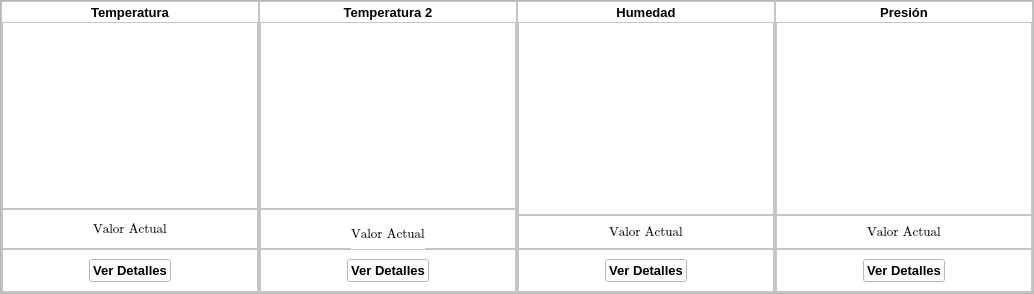
              <widget class="QFrame" name="frame_9">
               <property name="frameShape">
                <enum>QFrame::StyledPanel</enum>
               </property>
               <property name="frameShadow">
                <enum>QFrame::Raised</enum>
               </property>
               <layout class="QHBoxLayout" name="horizontalLayout_7">
                <property name="spacing">
                 <number>0</number>
                </property>
                <property name="leftMargin">
                 <number>0</number>
                </property>
                <property name="topMargin">
                 <number>0</number>
                </property>
                <property name="rightMargin">
                 <number>0</number>
                </property>
                <property name="bottomMargin">
                 <number>0</number>
                </property>
                <item>
                 <widget class="QFrame" name="gratemperatura1">
                  <property name="styleSheet">
                   <string notr="true">background-color: rgb(255, 255, 255);</string>
                  </property>
                  <property name="frameShape">
                   <enum>QFrame::StyledPanel</enum>
                  </property>
                  <property name="frameShadow">
                   <enum>QFrame::Raised</enum>
                  </property>
                  <layout class="QVBoxLayout" name="verticalLayout_10" stretch="1,8,1,1">
                   <property name="spacing">
                    <number>0</number>
                   </property>
                   <property name="leftMargin">
                    <number>0</number>
                   </property>
                   <property name="topMargin">
                    <number>0</number>
                   </property>
                   <property name="rightMargin">
                    <number>0</number>
                   </property>
                   <property name="bottomMargin">
                    <number>0</number>
                   </property>
                   <item>
                    <widget class="QLabel" name="label_9">
                     <property name="maximumSize">
                      <size>
                       <width>16777215</width>
                       <height>20</height>
                      </size>
                     </property>
                     <property name="font">
                      <font>
                       <family>Arial</family>
                       <pointsize>10</pointsize>
                       <weight>75</weight>
                       <bold>true</bold>
                      </font>
                     </property>
                     <property name="text">
                      <string>Temperatura</string>
                     </property>
                     <property name="alignment">
                      <set>Qt::AlignCenter</set>
                     </property>
                    </widget>
                   </item>
                   <item>
                    <layout class="QVBoxLayout" name="verticalLayout_6">
                     <property name="spacing">
                      <number>0</number>
                     </property>
                     <item>
                      <widget class="QGraphicsView" name="graphicsView"/>
                     </item>
                    </layout>
                   </item>
                   <item>
                    <widget class="QFrame" name="frame_10">
                     <property name="minimumSize">
                      <size>
                       <width>0</width>
                       <height>40</height>
                      </size>
                     </property>
                     <property name="maximumSize">
                      <size>
                       <width>16777215</width>
                       <height>40</height>
                      </size>
                     </property>
                     <property name="frameShape">
                      <enum>QFrame::StyledPanel</enum>
                     </property>
                     <property name="frameShadow">
                      <enum>QFrame::Raised</enum>
                     </property>
                     <layout class="QHBoxLayout" name="horizontalLayout_8">
                      <item>
                       <spacer name="horizontalSpacer_13">
                        <property name="orientation">
                         <enum>Qt::Horizontal</enum>
                        </property>
                        <property name="sizeHint" stdset="0">
                         <size>
                          <width>32</width>
                          <height>13</height>
                         </size>
                        </property>
                       </spacer>
                      </item>
                      <item>
                       <widget class="QLabel" name="temperatura1">
                        <property name="maximumSize">
                         <size>
                          <width>16777215</width>
                          <height>30</height>
                         </size>
                        </property>
                        <property name="font">
                         <font>
                          <family>Cambria Math</family>
                          <pointsize>10</pointsize>
                         </font>
                        </property>
                        <property name="text">
                         <string>Valor Actual</string>
                        </property>
                       </widget>
                      </item>
                      <item>
                       <spacer name="horizontalSpacer_14">
                        <property name="orientation">
                         <enum>Qt::Horizontal</enum>
                        </property>
                        <property name="sizeHint" stdset="0">
                         <size>
                          <width>31</width>
                          <height>13</height>
                         </size>
                        </property>
                       </spacer>
                      </item>
                     </layout>
                    </widget>
                   </item>
                   <item>
                    <widget class="QFrame" name="frame_11">
                     <property name="maximumSize">
                      <size>
                       <width>16777215</width>
                       <height>50</height>
                      </size>
                     </property>
                     <property name="frameShape">
                      <enum>QFrame::StyledPanel</enum>
                     </property>
                     <property name="frameShadow">
                      <enum>QFrame::Raised</enum>
                     </property>
                     <layout class="QHBoxLayout" name="horizontalLayout_12">
                      <item>
                       <spacer name="horizontalSpacer_22">
                        <property name="orientation">
                         <enum>Qt::Horizontal</enum>
                        </property>
                        <property name="sizeHint" stdset="0">
                         <size>
                          <width>12</width>
                          <height>20</height>
                         </size>
                        </property>
                       </spacer>
                      </item>
                      <item>
                       <widget class="QPushButton" name="bt_tem1">
                        <property name="maximumSize">
                         <size>
                          <width>16777215</width>
                          <height>40</height>
                         </size>
                        </property>
                        <property name="font">
                         <font>
                          <family>Arial</family>
                          <pointsize>10</pointsize>
                          <weight>75</weight>
                          <bold>true</bold>
                         </font>
                        </property>
                        <property name="text">
                         <string>Ver Detalles</string>
                        </property>
                        <property name="icon">
                         <iconset>
                          <normaloff>icons/thermometer.svg</normaloff>icons/thermometer.svg</iconset>
                        </property>
                       </widget>
                      </item>
                      <item>
                       <spacer name="horizontalSpacer_21">
                        <property name="orientation">
                         <enum>Qt::Horizontal</enum>
                        </property>
                        <property name="sizeHint" stdset="0">
                         <size>
                          <width>14</width>
                          <height>20</height>
                         </size>
                        </property>
                       </spacer>
                      </item>
                     </layout>
                    </widget>
                   </item>
                  </layout>
                 </widget>
                </item>
                <item>
                 <widget class="QFrame" name="gratemperatura2">
                  <property name="styleSheet">
                   <string notr="true">background-color: rgb(255, 255, 255);</string>
                  </property>
                  <property name="frameShape">
                   <enum>QFrame::StyledPanel</enum>
                  </property>
                  <property name="frameShadow">
                   <enum>QFrame::Raised</enum>
                  </property>
                  <layout class="QVBoxLayout" name="verticalLayout_11" stretch="1,8,1,1">
                   <property name="spacing">
                    <number>0</number>
                   </property>
                   <property name="leftMargin">
                    <number>0</number>
                   </property>
                   <property name="topMargin">
                    <number>0</number>
                   </property>
                   <property name="rightMargin">
                    <number>0</number>
                   </property>
                   <property name="bottomMargin">
                    <number>0</number>
                   </property>
                   <item>
                    <widget class="QLabel" name="label_10">
                     <property name="maximumSize">
                      <size>
                       <width>16777215</width>
                       <height>20</height>
                      </size>
                     </property>
                     <property name="font">
                      <font>
                       <family>Arial</family>
                       <pointsize>10</pointsize>
                       <weight>75</weight>
                       <bold>true</bold>
                      </font>
                     </property>
                     <property name="text">
                      <string>Temperatura 2</string>
                     </property>
                     <property name="alignment">
                      <set>Qt::AlignCenter</set>
                     </property>
                    </widget>
                   </item>
                   <item>
                    <layout class="QVBoxLayout" name="verticalLayout_7">
                     <property name="spacing">
                      <number>0</number>
                     </property>
                     <item>
                      <widget class="QGraphicsView" name="graphicsView_2"/>
                     </item>
                    </layout>
                   </item>
                   <item>
                    <widget class="QFrame" name="frame_12">
                     <property name="maximumSize">
                      <size>
                       <width>16777215</width>
                       <height>40</height>
                      </size>
                     </property>
                     <property name="frameShape">
                      <enum>QFrame::StyledPanel</enum>
                     </property>
                     <property name="frameShadow">
                      <enum>QFrame::Raised</enum>
                     </property>
                     <layout class="QHBoxLayout" name="horizontalLayout_9">
                      <item>
                       <spacer name="horizontalSpacer_15">
                        <property name="orientation">
                         <enum>Qt::Horizontal</enum>
                        </property>
                        <property name="sizeHint" stdset="0">
                         <size>
                          <width>32</width>
                          <height>13</height>
                         </size>
                        </property>
                       </spacer>
                      </item>
                      <item>
                       <widget class="QLabel" name="temperatura2">
                        <property name="minimumSize">
                         <size>
                          <width>0</width>
                          <height>30</height>
                         </size>
                        </property>
                        <property name="maximumSize">
                         <size>
                          <width>16777215</width>
                          <height>30</height>
                         </size>
                        </property>
                        <property name="font">
                         <font>
                          <family>Cambria Math</family>
                          <pointsize>10</pointsize>
                         </font>
                        </property>
                        <property name="text">
                         <string>Valor Actual</string>
                        </property>
                       </widget>
                      </item>
                      <item>
                       <spacer name="horizontalSpacer_16">
                        <property name="orientation">
                         <enum>Qt::Horizontal</enum>
                        </property>
                        <property name="sizeHint" stdset="0">
                         <size>
                          <width>31</width>
                          <height>13</height>
                         </size>
                        </property>
                       </spacer>
                      </item>
                     </layout>
                    </widget>
                   </item>
                   <item>
                    <widget class="QFrame" name="frame_13">
                     <property name="maximumSize">
                      <size>
                       <width>16777215</width>
                       <height>50</height>
                      </size>
                     </property>
                     <property name="frameShape">
                      <enum>QFrame::StyledPanel</enum>
                     </property>
                     <property name="frameShadow">
                      <enum>QFrame::Raised</enum>
                     </property>
                     <layout class="QHBoxLayout" name="horizontalLayout_13">
                      <item>
                       <spacer name="horizontalSpacer_23">
                        <property name="orientation">
                         <enum>Qt::Horizontal</enum>
                        </property>
                        <property name="sizeHint" stdset="0">
                         <size>
                          <width>12</width>
                          <height>20</height>
                         </size>
                        </property>
                       </spacer>
                      </item>
                      <item>
                       <widget class="QPushButton" name="bt_tem2">
                        <property name="maximumSize">
                         <size>
                          <width>16777215</width>
                          <height>40</height>
                         </size>
                        </property>
                        <property name="font">
                         <font>
                          <family>Arial</family>
                          <pointsize>10</pointsize>
                          <weight>75</weight>
                          <bold>true</bold>
                         </font>
                        </property>
                        <property name="text">
                         <string>Ver Detalles</string>
                        </property>
                        <property name="icon">
                         <iconset>
                          <normaloff>icons/thermometer.svg</normaloff>icons/thermometer.svg</iconset>
                        </property>
                       </widget>
                      </item>
                      <item>
                       <spacer name="horizontalSpacer_24">
                        <property name="orientation">
                         <enum>Qt::Horizontal</enum>
                        </property>
                        <property name="sizeHint" stdset="0">
                         <size>
                          <width>14</width>
                          <height>20</height>
                         </size>
                        </property>
                       </spacer>
                      </item>
                     </layout>
                    </widget>
                   </item>
                  </layout>
                 </widget>
                </item>
                <item>
                 <widget class="QFrame" name="grahumedad">
                  <property name="styleSheet">
                   <string notr="true">background-color: rgb(255, 255, 255);</string>
                  </property>
                  <property name="frameShape">
                   <enum>QFrame::StyledPanel</enum>
                  </property>
                  <property name="frameShadow">
                   <enum>QFrame::Raised</enum>
                  </property>
                  <layout class="QVBoxLayout" name="verticalLayout_12" stretch="1,8,1,1">
                   <property name="spacing">
                    <number>0</number>
                   </property>
                   <property name="leftMargin">
                    <number>0</number>
                   </property>
                   <property name="topMargin">
                    <number>0</number>
                   </property>
                   <property name="rightMargin">
                    <number>0</number>
                   </property>
                   <property name="bottomMargin">
                    <number>0</number>
                   </property>
                   <item>
                    <widget class="QLabel" name="label_11">
                     <property name="maximumSize">
                      <size>
                       <width>16777215</width>
                       <height>20</height>
                      </size>
                     </property>
                     <property name="font">
                      <font>
                       <family>Arial</family>
                       <pointsize>10</pointsize>
                       <weight>75</weight>
                       <bold>true</bold>
                      </font>
                     </property>
                     <property name="text">
                      <string>Humedad</string>
                     </property>
                     <property name="alignment">
                      <set>Qt::AlignCenter</set>
                     </property>
                    </widget>
                   </item>
                   <item>
                    <layout class="QVBoxLayout" name="verticalLayout_8">
                     <property name="spacing">
                      <number>0</number>
                     </property>
                     <item>
                      <widget class="QGraphicsView" name="graphicsView_3"/>
                     </item>
                    </layout>
                   </item>
                   <item>
                    <widget class="QFrame" name="frame_14">
                     <property name="maximumSize">
                      <size>
                       <width>16777215</width>
                       <height>40</height>
                      </size>
                     </property>
                     <property name="frameShape">
                      <enum>QFrame::StyledPanel</enum>
                     </property>
                     <property name="frameShadow">
                      <enum>QFrame::Raised</enum>
                     </property>
                     <layout class="QHBoxLayout" name="horizontalLayout_10">
                      <item>
                       <spacer name="horizontalSpacer_17">
                        <property name="orientation">
                         <enum>Qt::Horizontal</enum>
                        </property>
                        <property name="sizeHint" stdset="0">
                         <size>
                          <width>32</width>
                          <height>13</height>
                         </size>
                        </property>
                       </spacer>
                      </item>
                      <item>
                       <widget class="QLabel" name="humedad">
                        <property name="maximumSize">
                         <size>
                          <width>16777215</width>
                          <height>30</height>
                         </size>
                        </property>
                        <property name="font">
                         <font>
                          <family>Cambria Math</family>
                          <pointsize>10</pointsize>
                         </font>
                        </property>
                        <property name="text">
                         <string>Valor Actual</string>
                        </property>
                       </widget>
                      </item>
                      <item>
                       <spacer name="horizontalSpacer_18">
                        <property name="orientation">
                         <enum>Qt::Horizontal</enum>
                        </property>
                        <property name="sizeHint" stdset="0">
                         <size>
                          <width>31</width>
                          <height>13</height>
                         </size>
                        </property>
                       </spacer>
                      </item>
                     </layout>
                    </widget>
                   </item>
                   <item>
                    <widget class="QFrame" name="frame_15">
                     <property name="maximumSize">
                      <size>
                       <width>16777215</width>
                       <height>50</height>
                      </size>
                     </property>
                     <property name="frameShape">
                      <enum>QFrame::StyledPanel</enum>
                     </property>
                     <property name="frameShadow">
                      <enum>QFrame::Raised</enum>
                     </property>
                     <layout class="QHBoxLayout" name="horizontalLayout_14">
                      <item>
                       <spacer name="horizontalSpacer_25">
                        <property name="orientation">
                         <enum>Qt::Horizontal</enum>
                        </property>
                        <property name="sizeHint" stdset="0">
                         <size>
                          <width>12</width>
                          <height>20</height>
                         </size>
                        </property>
                       </spacer>
                      </item>
                      <item>
                       <widget class="QPushButton" name="bt_humedad">
                        <property name="maximumSize">
                         <size>
                          <width>16777215</width>
                          <height>40</height>
                         </size>
                        </property>
                        <property name="font">
                         <font>
                          <family>Arial</family>
                          <pointsize>10</pointsize>
                          <weight>75</weight>
                          <bold>true</bold>
                         </font>
                        </property>
                        <property name="text">
                         <string>Ver Detalles</string>
                        </property>
                        <property name="icon">
                         <iconset>
                          <normaloff>icons/wind.svg</normaloff>icons/wind.svg</iconset>
                        </property>
                       </widget>
                      </item>
                      <item>
                       <spacer name="horizontalSpacer_28">
                        <property name="orientation">
                         <enum>Qt::Horizontal</enum>
                        </property>
                        <property name="sizeHint" stdset="0">
                         <size>
                          <width>14</width>
                          <height>20</height>
                         </size>
                        </property>
                       </spacer>
                      </item>
                     </layout>
                    </widget>
                   </item>
                  </layout>
                 </widget>
                </item>
                <item>
                 <widget class="QFrame" name="grapresion_2">
                  <property name="styleSheet">
                   <string notr="true">background-color: rgb(255, 255, 255);</string>
                  </property>
                  <property name="frameShape">
                   <enum>QFrame::StyledPanel</enum>
                  </property>
                  <property name="frameShadow">
                   <enum>QFrame::Raised</enum>
                  </property>
                  <layout class="QVBoxLayout" name="verticalLayout_13" stretch="1,8,1,1">
                   <property name="spacing">
                    <number>0</number>
                   </property>
                   <property name="leftMargin">
                    <number>0</number>
                   </property>
                   <property name="topMargin">
                    <number>0</number>
                   </property>
                   <property name="rightMargin">
                    <number>0</number>
                   </property>
                   <property name="bottomMargin">
                    <number>0</number>
                   </property>
                   <item>
                    <widget class="QLabel" name="label_12">
                     <property name="maximumSize">
                      <size>
                       <width>16777215</width>
                       <height>20</height>
                      </size>
                     </property>
                     <property name="font">
                      <font>
                       <family>Arial</family>
                       <pointsize>10</pointsize>
                       <weight>75</weight>
                       <bold>true</bold>
                      </font>
                     </property>
                     <property name="text">
                      <string>Presión</string>
                     </property>
                     <property name="alignment">
                      <set>Qt::AlignCenter</set>
                     </property>
                    </widget>
                   </item>
                   <item>
                    <layout class="QVBoxLayout" name="verticalLayout_9">
                     <property name="spacing">
                      <number>0</number>
                     </property>
                     <item>
                      <widget class="QGraphicsView" name="graphicsView_4"/>
                     </item>
                    </layout>
                   </item>
                   <item>
                    <widget class="QFrame" name="frame_16">
                     <property name="maximumSize">
                      <size>
                       <width>16777215</width>
                       <height>40</height>
                      </size>
                     </property>
                     <property name="frameShape">
                      <enum>QFrame::StyledPanel</enum>
                     </property>
                     <property name="frameShadow">
                      <enum>QFrame::Raised</enum>
                     </property>
                     <layout class="QHBoxLayout" name="horizontalLayout_11">
                      <item>
                       <spacer name="horizontalSpacer_19">
                        <property name="orientation">
                         <enum>Qt::Horizontal</enum>
                        </property>
                        <property name="sizeHint" stdset="0">
                         <size>
                          <width>32</width>
                          <height>13</height>
                         </size>
                        </property>
                       </spacer>
                      </item>
                      <item>
                       <widget class="QLabel" name="presion">
                        <property name="maximumSize">
                         <size>
                          <width>16777215</width>
                          <height>30</height>
                         </size>
                        </property>
                        <property name="font">
                         <font>
                          <family>Cambria Math</family>
                          <pointsize>10</pointsize>
                         </font>
                        </property>
                        <property name="text">
                         <string>Valor Actual</string>
                        </property>
                       </widget>
                      </item>
                      <item>
                       <spacer name="horizontalSpacer_20">
                        <property name="orientation">
                         <enum>Qt::Horizontal</enum>
                        </property>
                        <property name="sizeHint" stdset="0">
                         <size>
                          <width>31</width>
                          <height>13</height>
                         </size>
                        </property>
                       </spacer>
                      </item>
                     </layout>
                    </widget>
                   </item>
                   <item>
                    <widget class="QFrame" name="frame_17">
                     <property name="maximumSize">
                      <size>
                       <width>16777215</width>
                       <height>50</height>
                      </size>
                     </property>
                     <property name="frameShape">
                      <enum>QFrame::StyledPanel</enum>
                     </property>
                     <property name="frameShadow">
                      <enum>QFrame::Raised</enum>
                     </property>
                     <layout class="QHBoxLayout" name="horizontalLayout_15">
                      <item>
                       <spacer name="horizontalSpacer_26">
                        <property name="orientation">
                         <enum>Qt::Horizontal</enum>
                        </property>
                        <property name="sizeHint" stdset="0">
                         <size>
                          <width>12</width>
                          <height>20</height>
                         </size>
                        </property>
                       </spacer>
                      </item>
                      <item>
                       <widget class="QPushButton" name="bt_presion">
                        <property name="maximumSize">
                         <size>
                          <width>16777215</width>
                          <height>40</height>
                         </size>
                        </property>
                        <property name="font">
                         <font>
                          <family>Arial</family>
                          <pointsize>10</pointsize>
                          <weight>75</weight>
                          <bold>true</bold>
                         </font>
                        </property>
                        <property name="text">
                         <string>Ver Detalles</string>
                        </property>
                        <property name="icon">
                         <iconset>
                          <normaloff>icons/sunset.svg</normaloff>icons/sunset.svg</iconset>
                        </property>
                       </widget>
                      </item>
                      <item>
                       <spacer name="horizontalSpacer_27">
                        <property name="orientation">
                         <enum>Qt::Horizontal</enum>
                        </property>
                        <property name="sizeHint" stdset="0">
                         <size>
                          <width>14</width>
                          <height>20</height>
                         </size>
                        </property>
                       </spacer>
                      </item>
                     </layout>
                    </widget>
                   </item>
                  </layout>
                 </widget>
                </item>
               </layout>
              </widget>
